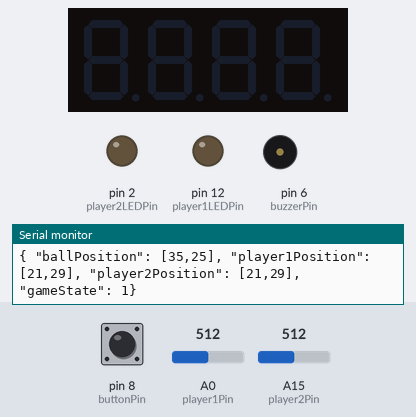
The sketch below on a simulated Arduino Mega 2560, built with avr-gcc and run on an emulated ATmega2560. On the bench: 4-digit seven-segment display, output pins drawn as LEDs (lit = HIGH), buzzer (waves = sounding), the last lines printed to the serial monitor. The test bench sets the inputs (shaded band); at power-on: pin 8 (buttonPin) LOW, A15 (player2Pin) = 512, A0 (player1Pin) = 512. Random numbers use the default seed unless the sketch sets one.

Above: at 1.2 s.
1.3 s: pin 8 (buttonPin) pulled HIGH for 0.15 s
At 1.8 s:
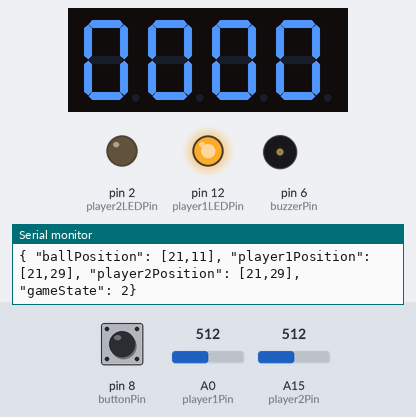
2.0 s: A15 (player2Pin) set to 310
4.7 s: A15 (player2Pin) set to 284
7.7 s: A0 (player1Pin) set to 710
At 10.6 s:
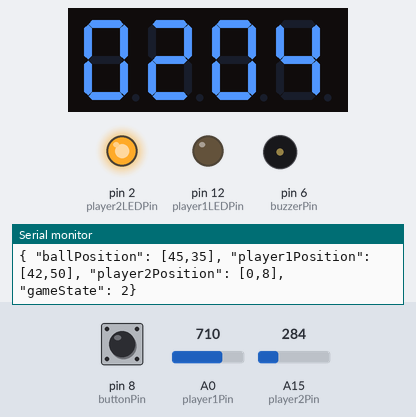
10.7 s: A0 (player1Pin) set to 290
At 13.0 s:
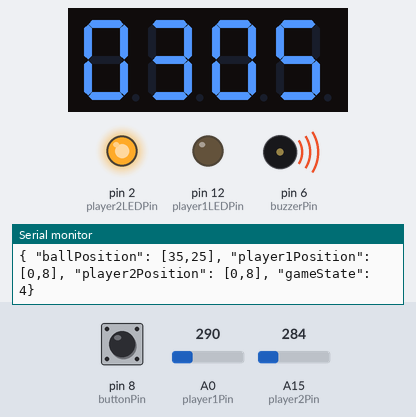
13.7 s: pin 8 (buttonPin) pulled HIGH for 3.2 s
At 17.7 s:
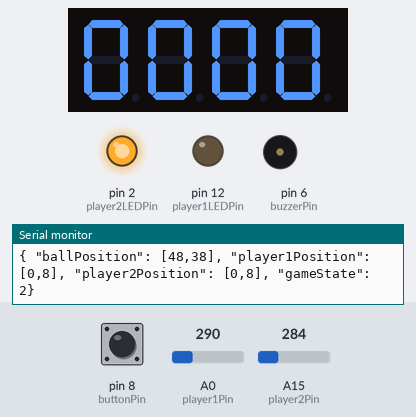
Timing chart, 0 to 19.4 s (numbered marks = the images above; inputs shaded):
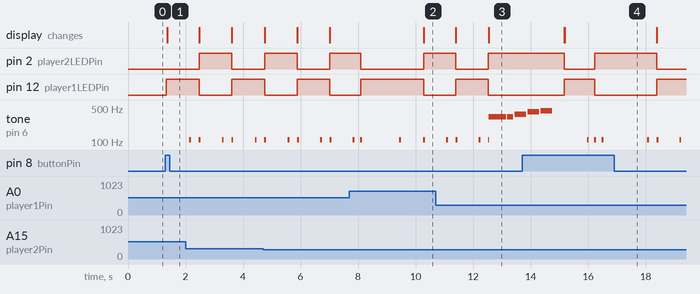

The sketch:

pong.ino
```cpp
#include <TM1637.h>

// Joysticks pins
const int player1Pin = A0;
const int player2Pin = A15;
// Button pin
const int buttonPin = 8;
// Player LED Pins
const int player1LEDPin = 12;
const int player2LEDPin = 2;
// Buzzer pin
const int buzzerPin = 6;
enum { WILL_PLAY = 0, PLAYING = 1, STOP = 2 };
int buzzerTimer = 0;
int buzzerState = STOP;
int winSoundPlayed = 0;
// Score display Pin
int DIO = 31;
int CLK = 30;
TM1637 tm(CLK, DIO);
// ball speed
unsigned long defaultRefreshDelay = 20; // default to 20ms
unsigned long lastRefreshedDelay = 0;
unsigned long refreshDelay = defaultRefreshDelay;
// game state
enum { STARTING = 1, IN_PROGRESS = 2, P1_WON = 3, P2_WON = 4 };
int gameState = STARTING;
int player1Score = 0;
int player2Score = 0;
int maxScore = 5;
// ball state
enum { FREEZE = 0, LB = 1, LT = 2, RB = 3, RT = 4}; // Ball froze, or bottom left, top left, bottom right, top right
int ballState = LB;
int player1Position[2] = {21, 29};
int player2Position[2] = {21, 29};
int ballPosition[2] = {35, 25};

/**
 * @name setup
 * @description setup our pins
 */
void setup() {
  Serial.begin(57600);
  // setup player joystick
  pinMode(player1Pin, INPUT);
  pinMode(player2Pin, INPUT);
  // setup LED Pins
  pinMode(player1LEDPin, OUTPUT);
  pinMode(player2LEDPin, OUTPUT);
  // setup button
  pinMode(buttonPin, INPUT);
  // setup buzzer
  pinMode(buzzerPin, OUTPUT);
  // initialize digit display
  tm.init();
  tm.set(7);
}

/**
 * @name printMessage
 * @description print message to web interface, equivalent to JS console.log
 */
void printMessage(String message) {
  String msg = "{\"message\": \"" + message + "\"} \n";
  Serial.print(msg);
}

/**
 * @name handlePlayersMovement
 * @description update player position depending on their analog sticks
 */
void handlePlayersMovement() {
  // handle players next position
  int player1Direction = analogRead(player1Pin);
  // if player 1 go down
  if (player1Direction < 300 && player1Position[0] > 0) {
    player1Position[0] = player1Position[0] - 1;
    player1Position[1] = player1Position[1] - 1;
    // else if player 1 go up
  } else if (player1Direction > 700 && player1Position[1] < 50) {
    player1Position[0] = player1Position[0] + 1;
    player1Position[1] = player1Position[1] + 1;
  }
  int player2Direction = analogRead(player2Pin);
  // if player 2 go down
  if (player2Direction < 300 && player2Position[0] > 0) {
    player2Position[0] = player2Position[0] - 1;
    player2Position[1] = player2Position[1] - 1;
    // else if player 2 go up
  } else if (player2Direction > 700 && player2Position[1] < 50) {
    player2Position[0] = player2Position[0] + 1;
    player2Position[1] = player2Position[1] + 1;
  }
}

/**
 * @name handleBallMovement
 * @description update ball position depending on previous one
 */
void handleBallMovement() {
  // handle ball next position
  if (ballState == LB) {
    ballPosition[0] = ballPosition[0] - 1;
    ballPosition[1] = ballPosition[1] - 1;
    digitalWrite(player1LEDPin, HIGH);
    digitalWrite(player2LEDPin, LOW);

  } else if (ballState == LT) {
    ballPosition[0] = ballPosition[0] - 1;
    ballPosition[1] = ballPosition[1] + 1;
    digitalWrite(player1LEDPin, HIGH);
    digitalWrite(player2LEDPin, LOW);
  }  else if (ballState == RB) {
    ballPosition[0] = ballPosition[0] + 1;
    ballPosition[1] = ballPosition[1] - 1;
    digitalWrite(player1LEDPin, LOW);
    digitalWrite(player2LEDPin, HIGH);
  }  else if (ballState == RT) {
    ballPosition[0] = ballPosition[0] + 1;
    ballPosition[1] = ballPosition[1] + 1;
    digitalWrite(player1LEDPin, LOW);
    digitalWrite(player2LEDPin, HIGH);
  }
}

/**
 * @name sendData
 * @description send data to node APP in a JSON format
 */
void sendData() {
  String data = "";
  data = data + "{ \"ballPosition\": [" + ballPosition[0] + "," + ballPosition[1] + "]";
  data = data + ", \"player1Position\": [" + player1Position[0] + "," + player1Position[1] + "]";
  data = data + ", \"player2Position\": [" + player2Position[0] + "," + player2Position[1] + "]";
  data = data + ", \"gameState\": " + gameState;
  data = data + "} \n";
  Serial.print(data);
}

/**
 * @name handleBallInteraction
 * @description handle if a ball reach any wall, or a player
 */
void handleBallInteraction() {
  int randomValue = random(0,2); // random generator to know if ball is going to top or bottom
  // handle if ball reached a border
  if(ballPosition[0] == 0) { // Player 2 scores
    ballPosition[0] = 35;
    ballPosition[1] = 25;
    ballState = randomValue == 1 ? RT : RB;
    player2Score = player2Score + 1;
    refreshDelay = defaultRefreshDelay; // reset refresh delay
    printMessage("PLAYER 2 SCORE");
    buzzerState = WILL_PLAY;
    return;
  } else if (ballPosition[0] == 70) { // Player 1 scores
    ballPosition[0] = 35;
    ballPosition[1] = 25;
    ballState = randomValue == 1 ? LT : LB;
    player1Score = player1Score + 1;
    refreshDelay = defaultRefreshDelay; // reset refresh delay
    buzzerState = WILL_PLAY;
    printMessage("PLAYER 1 SCORE");
    return;
  }
  // handle if ball touched a top or bottom wall
  if (ballPosition[1] == 0) {
    ballState = ballState == LB ? LT : RT;
    buzzerState = WILL_PLAY;
    printMessage("TOUCHED BOTTOM WALL");
    return;
  } else if (ballPosition[1] == 50) {
    ballState = ballState == LT ? LB : RB;
    buzzerState = WILL_PLAY;
    printMessage("TOUCHED TOP WALL");
    return;
  }
  // handle if ball is touched by a player
  if (ballPosition[0] == 2 && ballPosition[1] >= player1Position[0] && ballPosition[1] <= player1Position[1]) {
    //touched by player 1
    ballState = randomValue == 1 ? RT : RB;
    // make game faster after a hit
    refreshDelay = refreshDelay > 0 ? refreshDelay - 2 : refreshDelay;
    buzzerState = WILL_PLAY;
    return;
  } else if (ballPosition[0] == 68 && ballPosition[1] >= player2Position[0] && ballPosition[1] <= player2Position[1]) {
    //touched by player 2
    // make game faster after a hit
    refreshDelay = refreshDelay > 0 ? refreshDelay - 2 : refreshDelay;
    ballState = randomValue == 1 ? LT : LB;
    buzzerState = WILL_PLAY;
    return;
  }
}

/**
 * @name playWin
 * @description play win song
 */
void playWin() {
  tone(buzzerPin, 330);
  delay(600);
  noTone(buzzerPin);
  delay(50);

  tone(buzzerPin, 330);
  delay(200);
  noTone(buzzerPin);
  delay(50);
  tone(buzzerPin, 370);
  delay(400);
  noTone(buzzerPin);
  delay(50);

  tone(buzzerPin, 415);
  delay(400);
  noTone(buzzerPin);
  delay(50);

  tone(buzzerPin, 440);
  delay(400);
  noTone(buzzerPin);
}

/**
 * @name handleGameEnd
 * @description Check if game ends depending on players score
 */
void handleGameEnd() {
  if(player1Score == maxScore){
    gameState = P1_WON;
    digitalWrite(player1LEDPin, HIGH);
    digitalWrite(player2LEDPin, LOW);
  } else if (player2Score == maxScore) {
    gameState = P2_WON;
    digitalWrite(player1LEDPin, LOW);
    digitalWrite(player2LEDPin, HIGH);
  }
}

/**
 * @name handleBuzzer
 * @description handle if buzzer must be set or shutdown
 */
void handleBuzzer() {
  int timeRemaining = 50 - (millis() - buzzerTimer);
  if(buzzerState == WILL_PLAY) {
    tone(buzzerPin, 112);
    buzzerTimer = millis();
    buzzerState = PLAYING;
  } else if (timeRemaining <= 0 && buzzerState == PLAYING) {
    noTone(buzzerPin);
    buzzerState = STOP;
  }
}

/**
 * @name displayScore
 * @description display sore in our digits output
 */
void displayScore() {
  tm.display(0, 0);
  tm.display(1, player1Score);
  tm.display(2, 0);
  tm.display(3, player2Score);
}

/**
 * @name resetGame
 * @description reset the game values
 */
void(* resetGame) (void) = 0;  // declare reset fuction at address 0

void loop() {
  int timeBeforeRefresh = refreshDelay - (millis() - lastRefreshedDelay);
  int buttonPressed = digitalRead(buttonPin);
  if(gameState == IN_PROGRESS) {
      handlePlayersMovement();
      if (timeBeforeRefresh <= 0) {
      lastRefreshedDelay = millis();
      handleBallMovement();
      handleBallInteraction();
    }
      displayScore();
      handleBuzzer();
      sendData();
      handleGameEnd();
    } else if (gameState == STARTING) {
      if (buttonPressed == HIGH) {
        gameState = IN_PROGRESS;
      }
      // display start message
      sendData();
    } else {
      if (buttonPressed == HIGH) {
        delay(400);
        resetGame();
      }
      // display winner message
      sendData();
      handleBuzzer();
      // handle win sound
      if(winSoundPlayed == 0) {
        winSoundPlayed = 1;
        playWin();
      }
    }
}
```

Measured:
- after the input at 1.3 s, pin 12 (player1LEDPin): LOW → HIGH at once; the display: changes after 0.06 s (image 1)
- after the input at 7.7 s, the display: changes after 2.6 s (image 2)
- after the input at 13.7 s, pin 2 (player2LEDPin): HIGH → LOW after 1.5 s, → HIGH 1.1 s later, → LOW 2.2 s later; pin 12 (player1LEDPin): LOW → HIGH after 1.5 s, → LOW 1.1 s later, → HIGH 2.2 s later; the display: first changes after 1.5 s (image 4 shows a later state)
- by itself, tone on pin 6 (buzzerPin): plays 415 Hz for 0.40 s, 440 Hz for 0.40 s, 112 Hz for 0.06 s, 112 Hz for 0.06 s, 112 Hz for 0.06 s, 112 Hz for 0.06 s … (8 notes in this stretch)
